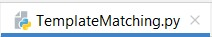
#> input picture template.jpg, 212 x 37 px
$ python -i TemplateMatching.py   (imports and definitions only)
#> lines starting #> are read from the running program, lines starting #| are printed output that depends on the picture
#Adapted from https://pyimagesearch.com/2015/01/26/multi-scale-template-matching-using-python-opencv/
# import the necessary packages
import numpy as np
import imutils
import cv2
import pyautogui
def matching(temple,vis = False):
#> called with temple = 'template.jpg', vis = False
	template = cv2.imread(temple)
#> template is the input picture: shape (37, 212, 3); mean B, G, R 228.6, 223.4, 215.6
	# cv2.imshow("Template", template)
	template = cv2.cvtColor(template, cv2.COLOR_BGR2GRAY)
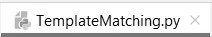
#> template: shape (37, 212); min 0, max 255, mean 221.7
	template = cv2.Canny(template, 50, 200)
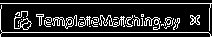
#> template: shape (37, 212); 16.4% white in thin lines or dots
	(tH, tW) = template.shape[:2]
#> tH = 37; tW = 212
	# cv2.imshow("Template", template)
	image = np.array(pyautogui.screenshot())

	# loop over the images to find the template in
#> (the run stopped early here; a loop or call above may not have finished)
